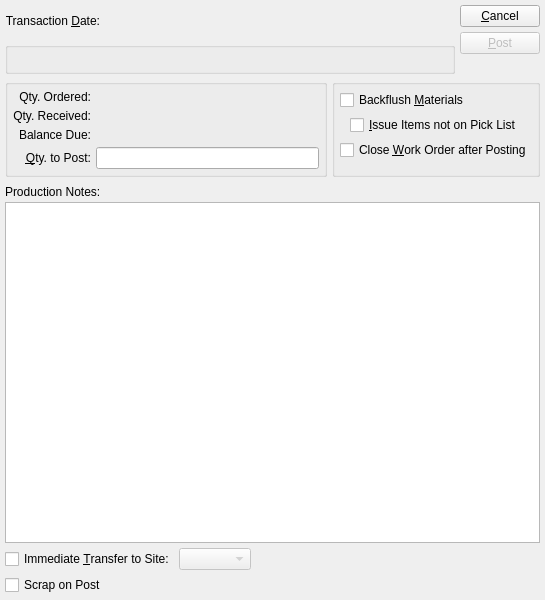
<?xml version="1.0" encoding="UTF-8"?>
<ui version="4.0">
 <comment>This file is part of the xTuple ERP: PostBooks Edition, a free and
open source Enterprise Resource Planning software suite,
Copyright (c) 1999-2019 by OpenMFG LLC, d/b/a xTuple.
It is licensed to you under the Common Public Attribution License
version 1.0, the full text of which (including xTuple-specific Exhibits)
is available at www.xtuple.com/CPAL.  By using this software, you agree
to be bound by its terms.</comment>
 <class>postProduction</class>
 <widget class="QDialog" name="postProduction">
  <property name="geometry">
   <rect>
    <x>0</x>
    <y>0</y>
    <width>545</width>
    <height>600</height>
   </rect>
  </property>
  <property name="windowTitle">
   <string>Post Production</string>
  </property>
  <layout class="QGridLayout" name="gridLayout_3">
   <item row="0" column="0">
    <layout class="QHBoxLayout" name="horizontalLayout">
     <item>
      <widget class="QLabel" name="_transDateLit">
       <property name="text">
        <string>Transaction &amp;Date:</string>
       </property>
       <property name="alignment">
        <set>Qt::AlignRight|Qt::AlignTrailing|Qt::AlignVCenter</set>
       </property>
       <property name="buddy">
        <cstring>_transDate</cstring>
       </property>
      </widget>
     </item>
     <item>
      <widget class="DLineEdit" name="_transDate">
       <property name="sizePolicy">
        <sizepolicy hsizetype="Preferred" vsizetype="Fixed">
         <horstretch>0</horstretch>
         <verstretch>0</verstretch>
        </sizepolicy>
       </property>
      </widget>
     </item>
     <item>
      <spacer>
       <property name="orientation">
        <enum>Qt::Horizontal</enum>
       </property>
       <property name="sizeType">
        <enum>QSizePolicy::Expanding</enum>
       </property>
       <property name="sizeHint" stdset="0">
        <size>
         <width>20</width>
         <height>20</height>
        </size>
       </property>
      </spacer>
     </item>
    </layout>
   </item>
   <item row="0" column="1" rowspan="2">
    <layout class="QVBoxLayout">
     <item>
      <widget class="QPushButton" name="_close">
       <property name="text">
        <string>&amp;Cancel</string>
       </property>
      </widget>
     </item>
     <item>
      <widget class="QPushButton" name="_post">
       <property name="enabled">
        <bool>false</bool>
       </property>
       <property name="text">
        <string>&amp;Post</string>
       </property>
       <property name="default">
        <bool>true</bool>
       </property>
      </widget>
     </item>
     <item>
      <spacer>
       <property name="orientation">
        <enum>Qt::Vertical</enum>
       </property>
       <property name="sizeHint" stdset="0">
        <size>
         <width>20</width>
         <height>20</height>
        </size>
       </property>
      </spacer>
     </item>
    </layout>
   </item>
   <item row="1" column="0">
    <widget class="QGroupBox" name="_woGroup">
     <property name="title">
      <string/>
     </property>
     <layout class="QGridLayout" name="gridLayout">
      <item row="0" column="0">
       <widget class="WoCluster" name="_wo">
        <property name="focusPolicy">
         <enum>Qt::StrongFocus</enum>
        </property>
       </widget>
      </item>
     </layout>
    </widget>
   </item>
   <item row="2" column="0" colspan="2">
    <layout class="QHBoxLayout" name="horizontalLayout_2">
     <item>
      <layout class="QVBoxLayout">
       <item>
        <widget class="QGroupBox" name="_qtyGroup">
         <property name="title">
          <string/>
         </property>
         <layout class="QGridLayout" name="gridLayout_6">
          <item row="0" column="0">
           <layout class="QVBoxLayout" name="verticalLayout_2">
            <item>
             <layout class="QGridLayout" name="gridLayout_5">
              <item row="0" column="0">
               <widget class="QLabel" name="_qtyOrderedLit">
                <property name="text">
                 <string>Qty. Ordered:</string>
                </property>
                <property name="alignment">
                 <set>Qt::AlignRight|Qt::AlignTrailing|Qt::AlignVCenter</set>
                </property>
               </widget>
              </item>
              <item row="0" column="1">
               <widget class="XLabel" name="_qtyOrdered">
                <property name="minimumSize">
                 <size>
                  <width>80</width>
                  <height>0</height>
                 </size>
                </property>
                <property name="alignment">
                 <set>Qt::AlignRight|Qt::AlignTrailing|Qt::AlignVCenter</set>
                </property>
               </widget>
              </item>
              <item row="1" column="0">
               <widget class="QLabel" name="_qtyReceivedLit">
                <property name="text">
                 <string>Qty. Received:</string>
                </property>
                <property name="alignment">
                 <set>Qt::AlignRight|Qt::AlignTrailing|Qt::AlignVCenter</set>
                </property>
               </widget>
              </item>
              <item row="1" column="1">
               <widget class="XLabel" name="_qtyReceived">
                <property name="minimumSize">
                 <size>
                  <width>80</width>
                  <height>0</height>
                 </size>
                </property>
                <property name="alignment">
                 <set>Qt::AlignRight|Qt::AlignTrailing|Qt::AlignVCenter</set>
                </property>
               </widget>
              </item>
              <item row="2" column="0">
               <widget class="QLabel" name="_qtyBalanceLit">
                <property name="text">
                 <string>Balance Due:</string>
                </property>
                <property name="alignment">
                 <set>Qt::AlignRight|Qt::AlignTrailing|Qt::AlignVCenter</set>
                </property>
               </widget>
              </item>
              <item row="2" column="1">
               <widget class="XLabel" name="_qtyBalance">
                <property name="minimumSize">
                 <size>
                  <width>80</width>
                  <height>0</height>
                 </size>
                </property>
                <property name="alignment">
                 <set>Qt::AlignRight|Qt::AlignTrailing|Qt::AlignVCenter</set>
                </property>
               </widget>
              </item>
              <item row="3" column="0">
               <widget class="QLabel" name="_qtyLit">
                <property name="text">
                 <string>&amp;Qty. to Post:</string>
                </property>
                <property name="alignment">
                 <set>Qt::AlignRight|Qt::AlignTrailing|Qt::AlignVCenter</set>
                </property>
                <property name="buddy">
                 <cstring>_qty</cstring>
                </property>
               </widget>
              </item>
              <item row="3" column="1">
               <widget class="XLineEdit" name="_qty">
                <property name="alignment">
                 <set>Qt::AlignRight</set>
                </property>
               </widget>
              </item>
             </layout>
            </item>
            <item>
             <spacer name="verticalSpacer_2">
              <property name="orientation">
               <enum>Qt::Vertical</enum>
              </property>
              <property name="sizeHint" stdset="0">
               <size>
                <width>20</width>
                <height>0</height>
               </size>
              </property>
             </spacer>
            </item>
           </layout>
          </item>
         </layout>
        </widget>
       </item>
      </layout>
     </item>
     <item>
      <layout class="QVBoxLayout" name="verticalLayout_3">
       <item>
        <widget class="QGroupBox" name="_optionsGroup">
         <property name="title">
          <string/>
         </property>
         <layout class="QVBoxLayout" name="verticalLayout">
          <item>
           <widget class="XCheckBox" name="_backflush">
            <property name="text">
             <string>Backflush &amp;Materials</string>
            </property>
            <property name="forgetful">
             <bool>true</bool>
            </property>
           </widget>
          </item>
          <item>
           <layout class="QHBoxLayout">
            <property name="spacing">
             <number>0</number>
            </property>
            <item>
             <spacer>
              <property name="orientation">
               <enum>Qt::Horizontal</enum>
              </property>
              <property name="sizeType">
               <enum>QSizePolicy::Fixed</enum>
              </property>
              <property name="sizeHint" stdset="0">
               <size>
                <width>10</width>
                <height>20</height>
               </size>
              </property>
             </spacer>
            </item>
            <item>
             <widget class="XCheckBox" name="_nonPickItems">
              <property name="sizePolicy">
               <sizepolicy hsizetype="Minimum" vsizetype="Fixed">
                <horstretch>0</horstretch>
                <verstretch>0</verstretch>
               </sizepolicy>
              </property>
              <property name="text">
               <string>&amp;Issue Items not on Pick List</string>
              </property>
             </widget>
            </item>
           </layout>
          </item>
          <item>
           <widget class="XCheckBox" name="_closeWo">
            <property name="sizePolicy">
             <sizepolicy hsizetype="Minimum" vsizetype="Fixed">
              <horstretch>0</horstretch>
              <verstretch>0</verstretch>
             </sizepolicy>
            </property>
            <property name="text">
             <string>Close &amp;Work Order after Posting</string>
            </property>
           </widget>
          </item>
          <item>
           <spacer name="verticalSpacer">
            <property name="orientation">
             <enum>Qt::Vertical</enum>
            </property>
            <property name="sizeHint" stdset="0">
             <size>
              <width>20</width>
              <height>0</height>
             </size>
            </property>
           </spacer>
          </item>
         </layout>
        </widget>
       </item>
      </layout>
     </item>
    </layout>
   </item>
   <item row="3" column="0" colspan="2">
    <widget class="QFrame" name="_frame">
     <property name="sizePolicy">
      <sizepolicy hsizetype="Preferred" vsizetype="Expanding">
       <horstretch>0</horstretch>
       <verstretch>1</verstretch>
      </sizepolicy>
     </property>
     <property name="frameShape">
      <enum>QFrame::NoFrame</enum>
     </property>
     <property name="frameShadow">
      <enum>QFrame::Raised</enum>
     </property>
     <layout class="QGridLayout" name="gridLayout_2">
      <property name="margin">
       <number>0</number>
      </property>
      <item row="0" column="0">
       <layout class="QVBoxLayout">
        <property name="spacing">
         <number>0</number>
        </property>
        <item>
         <widget class="QLabel" name="_productionNotesLit">
          <property name="sizePolicy">
           <sizepolicy hsizetype="Minimum" vsizetype="Fixed">
            <horstretch>0</horstretch>
            <verstretch>0</verstretch>
           </sizepolicy>
          </property>
          <property name="minimumSize">
           <size>
            <width>0</width>
            <height>20</height>
           </size>
          </property>
          <property name="text">
           <string>Production Notes:</string>
          </property>
         </widget>
        </item>
        <item>
         <widget class="XTextEdit" name="_productionNotes">
          <property name="sizePolicy">
           <sizepolicy hsizetype="Expanding" vsizetype="Expanding">
            <horstretch>0</horstretch>
            <verstretch>2</verstretch>
           </sizepolicy>
          </property>
          <property name="tabChangesFocus">
           <bool>true</bool>
          </property>
          <property name="spellEnable">
           <bool>true</bool>
          </property>
         </widget>
        </item>
       </layout>
      </item>
     </layout>
    </widget>
   </item>
   <item row="4" column="0" colspan="2">
    <layout class="QHBoxLayout">
     <item>
      <widget class="XCheckBox" name="_immediateTransfer">
       <property name="text">
        <string>Immediate &amp;Transfer to Site:</string>
       </property>
      </widget>
     </item>
     <item>
      <widget class="WComboBox" name="_transferWarehouse">
       <property name="enabled">
        <bool>false</bool>
       </property>
       <property name="type">
        <enum>WComboBox::NonTransit</enum>
       </property>
      </widget>
     </item>
     <item>
      <spacer>
       <property name="orientation">
        <enum>Qt::Horizontal</enum>
       </property>
       <property name="sizeType">
        <enum>QSizePolicy::Expanding</enum>
       </property>
       <property name="sizeHint" stdset="0">
        <size>
         <width>20</width>
         <height>20</height>
        </size>
       </property>
      </spacer>
     </item>
    </layout>
   </item>
   <item row="5" column="0" colspan="2">
    <layout class="QHBoxLayout" name="horizontalLayout_3">
     <item>
      <widget class="XCheckBox" name="_scrap">
       <property name="text">
        <string>Scrap on Post</string>
       </property>
      </widget>
     </item>
     <item>
      <spacer name="horizontalSpacer">
       <property name="orientation">
        <enum>Qt::Horizontal</enum>
       </property>
       <property name="sizeHint" stdset="0">
        <size>
         <width>40</width>
         <height>20</height>
        </size>
       </property>
      </spacer>
     </item>
    </layout>
   </item>
  </layout>
 </widget>
 <layoutdefault spacing="5" margin="5"/>
 <customwidgets>
  <customwidget>
   <class>DLineEdit</class>
   <extends>QWidget</extends>
   <header>datecluster.h</header>
   <container>1</container>
  </customwidget>
  <customwidget>
   <class>WComboBox</class>
   <extends>XComboBox</extends>
   <header>wcombobox.h</header>
  </customwidget>
  <customwidget>
   <class>WoCluster</class>
   <extends>QWidget</extends>
   <header>wocluster.h</header>
  </customwidget>
  <customwidget>
   <class>XCheckBox</class>
   <extends>QCheckBox</extends>
   <header>xcheckbox.h</header>
  </customwidget>
  <customwidget>
   <class>XComboBox</class>
   <extends>QComboBox</extends>
   <header>xcombobox.h</header>
  </customwidget>
  <customwidget>
   <class>XLabel</class>
   <extends>QLabel</extends>
   <header>xlabel.h</header>
  </customwidget>
  <customwidget>
   <class>XLineEdit</class>
   <extends>QLineEdit</extends>
   <header>xlineedit.h</header>
   <container>1</container>
  </customwidget>
  <customwidget>
   <class>XTextEdit</class>
   <extends>QTextEdit</extends>
   <header>xtextedit.h</header>
  </customwidget>
 </customwidgets>
 <tabstops>
  <tabstop>_transDate</tabstop>
  <tabstop>_wo</tabstop>
  <tabstop>_qty</tabstop>
  <tabstop>_backflush</tabstop>
  <tabstop>_nonPickItems</tabstop>
  <tabstop>_closeWo</tabstop>
  <tabstop>_productionNotes</tabstop>
  <tabstop>_transferWarehouse</tabstop>
  <tabstop>_close</tabstop>
  <tabstop>_immediateTransfer</tabstop>
 </tabstops>
 <resources/>
 <connections>
  <connection>
   <sender>_wo</sender>
   <signal>qtyOrderedChanged(double)</signal>
   <receiver>_qtyOrdered</receiver>
   <slot>setDouble(double)</slot>
   <hints>
    <hint type="sourcelabel">
     <x>20</x>
     <y>20</y>
    </hint>
    <hint type="destinationlabel">
     <x>20</x>
     <y>20</y>
    </hint>
   </hints>
  </connection>
  <connection>
   <sender>_wo</sender>
   <signal>qtyReceivedChanged(double)</signal>
   <receiver>_qtyReceived</receiver>
   <slot>setDouble(double)</slot>
   <hints>
    <hint type="sourcelabel">
     <x>20</x>
     <y>20</y>
    </hint>
    <hint type="destinationlabel">
     <x>20</x>
     <y>20</y>
    </hint>
   </hints>
  </connection>
  <connection>
   <sender>_wo</sender>
   <signal>qtyBalanceChanged(double)</signal>
   <receiver>_qtyBalance</receiver>
   <slot>setDouble(double)</slot>
   <hints>
    <hint type="sourcelabel">
     <x>20</x>
     <y>20</y>
    </hint>
    <hint type="destinationlabel">
     <x>20</x>
     <y>20</y>
    </hint>
   </hints>
  </connection>
  <connection>
   <sender>_wo</sender>
   <signal>valid(bool)</signal>
   <receiver>_post</receiver>
   <slot>setEnabled(bool)</slot>
   <hints>
    <hint type="sourcelabel">
     <x>20</x>
     <y>20</y>
    </hint>
    <hint type="destinationlabel">
     <x>20</x>
     <y>20</y>
    </hint>
   </hints>
  </connection>
  <connection>
   <sender>_backflush</sender>
   <signal>toggled(bool)</signal>
   <receiver>_nonPickItems</receiver>
   <slot>setEnabled(bool)</slot>
   <hints>
    <hint type="sourcelabel">
     <x>20</x>
     <y>20</y>
    </hint>
    <hint type="destinationlabel">
     <x>20</x>
     <y>20</y>
    </hint>
   </hints>
  </connection>
  <connection>
   <sender>_close</sender>
   <signal>clicked()</signal>
   <receiver>postProduction</receiver>
   <slot>reject()</slot>
   <hints>
    <hint type="sourcelabel">
     <x>20</x>
     <y>20</y>
    </hint>
    <hint type="destinationlabel">
     <x>20</x>
     <y>20</y>
    </hint>
   </hints>
  </connection>
  <connection>
   <sender>_wo</sender>
   <signal>newItemid(int)</signal>
   <receiver>_transferWarehouse</receiver>
   <slot>findItemsites(int)</slot>
   <hints>
    <hint type="sourcelabel">
     <x>20</x>
     <y>20</y>
    </hint>
    <hint type="destinationlabel">
     <x>20</x>
     <y>20</y>
    </hint>
   </hints>
  </connection>
  <connection>
   <sender>_immediateTransfer</sender>
   <signal>toggled(bool)</signal>
   <receiver>_transferWarehouse</receiver>
   <slot>setEnabled(bool)</slot>
   <hints>
    <hint type="sourcelabel">
     <x>20</x>
     <y>20</y>
    </hint>
    <hint type="destinationlabel">
     <x>20</x>
     <y>20</y>
    </hint>
   </hints>
  </connection>
 </connections>
</ui>
